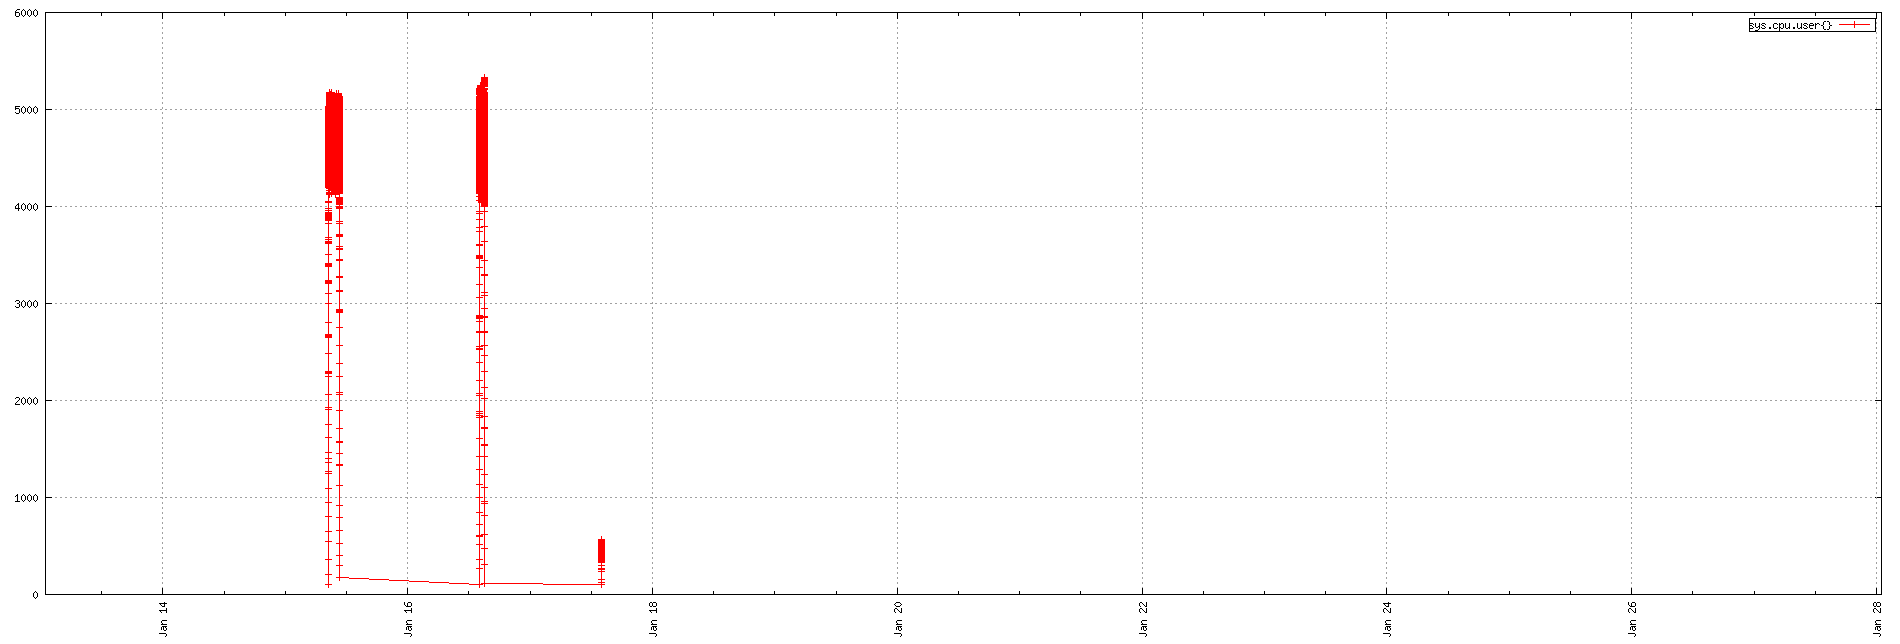

Write the gnuplot code that produced this figure.
set term png small size 1900,644
set xdata time
set timefmt "%s"
if (GPVAL_VERSION < 4.6) set xtics rotate; else set xtics rotate right
set output "${TMPDIR-'tmp'}/tsd/8eb20894.png"
set xrange ["1673571600":"1674867600"]
set format x "%b %d"
set grid
set style data linespoint
set key right box
set yrange [0:]
plot  "${TMPDIR-'tmp'}/tsd/8eb20894_0.dat" using 1:2 title "sys.cpu.user{}"
